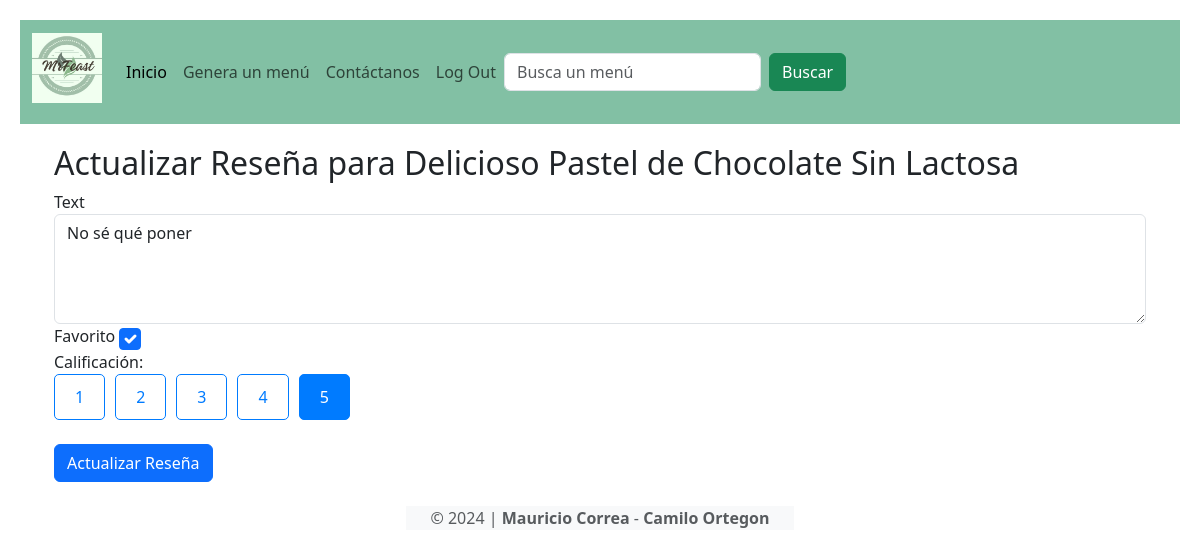
Page /portal/review/update/4/ (signed in) on the committed database.
### food/models.py (models this page shows, shortened)
class Review(models.Model):
    user = models.ForeignKey(User, on_delete=models.CASCADE)  # Un usuario puede crear múltiples reseñas
    menu = models.ForeignKey(Menu, on_delete=models.CASCADE)
    text = models.CharField(max_length=100)
    date = models.DateTimeField(auto_now_add=True)  # Se llenará automáticamente con la fecha actual
    favorito = models.BooleanField()
    calificacion = models.IntegerField(default=1, validators=[MaxValueValidator(5), MinValueValidator(1)])

class Menu(models.Model):
    title = models.CharField(max_length=100)
    descripcion = models.CharField(max_length=2000)
    imagen = models.ImageField(upload_to='menu/images/')

### food/views.py (the view, shortened to what this page needs)
# urls.py: path('review/update/<int:pk>/', UpdateReviewView.as_view(), name='updatereview'),
@method_decorator(login_required, name='dispatch')
class UpdateReviewView(UpdateView):
    model = Review
    form_class = ReviewForm
    template_name = 'updatereview.html'
    def get_queryset(self):
        return Review.objects.filter(user=self.request.user)

### food/forms.py
class ReviewForm(ModelForm):
    def __init__(self, *args, **kwargs):
        super(ModelForm, self).__init__(*args, **kwargs)
        self.fields['text'].widget.attrs.update( {'class': 'form-control'})
        self.fields['favorito'].widget.attrs.update( {'class': 'form-check-input'})
        self.fields['calificacion']
    class Meta:
        model = Review
        fields = ['text','favorito', 'calificacion']
        labels = { 'favorito': ('Favorito'), 'calificacion':('Calificación 1 a 5') }
        widgets = { 'text': Textarea(attrs={'rows': 4}), }

### food/templates/updatereview.html (shortened to what this page needs)
{% extends 'base.html' %}
{% block content %}
<div class="container">
    <h2>Actualizar Reseña para {{ review.menu.title }}</h2>
    <form method="post" id="review-form">
        <div class="form-group">
            <label for="text">{{ form.text.label }}</label>
            {{ form.text }}
        </div>
        <div class="form-group">
            <label for="favorito">{{ form.favorito.label }}</label>
            {{ form.favorito }}
        </div>
        <div class="form-group">
            <label>Calificación:</label>
            <div id="rating-buttons">
                <button type="button" class="rating-btn" data-value="1">1</button>
                <button type="button" class="rating-btn" data-value="2">2</button>
                <button type="button" class="rating-btn" data-value="3">3</button>
                <button type="button" class="rating-btn" data-value="4">4</button>
                <button type="button" class="rating-btn" data-value="5">5</button>
            </div>
        </div>
        <button type="submit" class="btn btn-primary">Actualizar Reseña</button>
    </form>
</div>
{% endblock content %}

### food/templates/base.html (style rules this page uses)
input { padding: 10px; border: 1px solid #fff; border-radius: 5px; margin-right: 10px; }
button { padding: 10px; background-color: #fff; color: #000000; border: none; border-radius: 5px; cursor: pointer; }
h2 { color: #82C0A4; font-size: 1.2em; margin-bottom: 10px; }

### food/templates/updatereview.html (style rules this page uses)
#rating-buttons { display: flex; gap: 10px; }
.rating-btn { padding: 10px 20px; border: 1px solid #007bff; background-color: white; color: #007bff; cursor: pointer; border-radius: 5px; }
.rating-btn.active { background-color: #007bff; color: white; }

### rows in the picture
Review: menu "Delicioso Pastel de Chocolate Sin Lactosa", text "No sé qué poner", favorito "☑"
